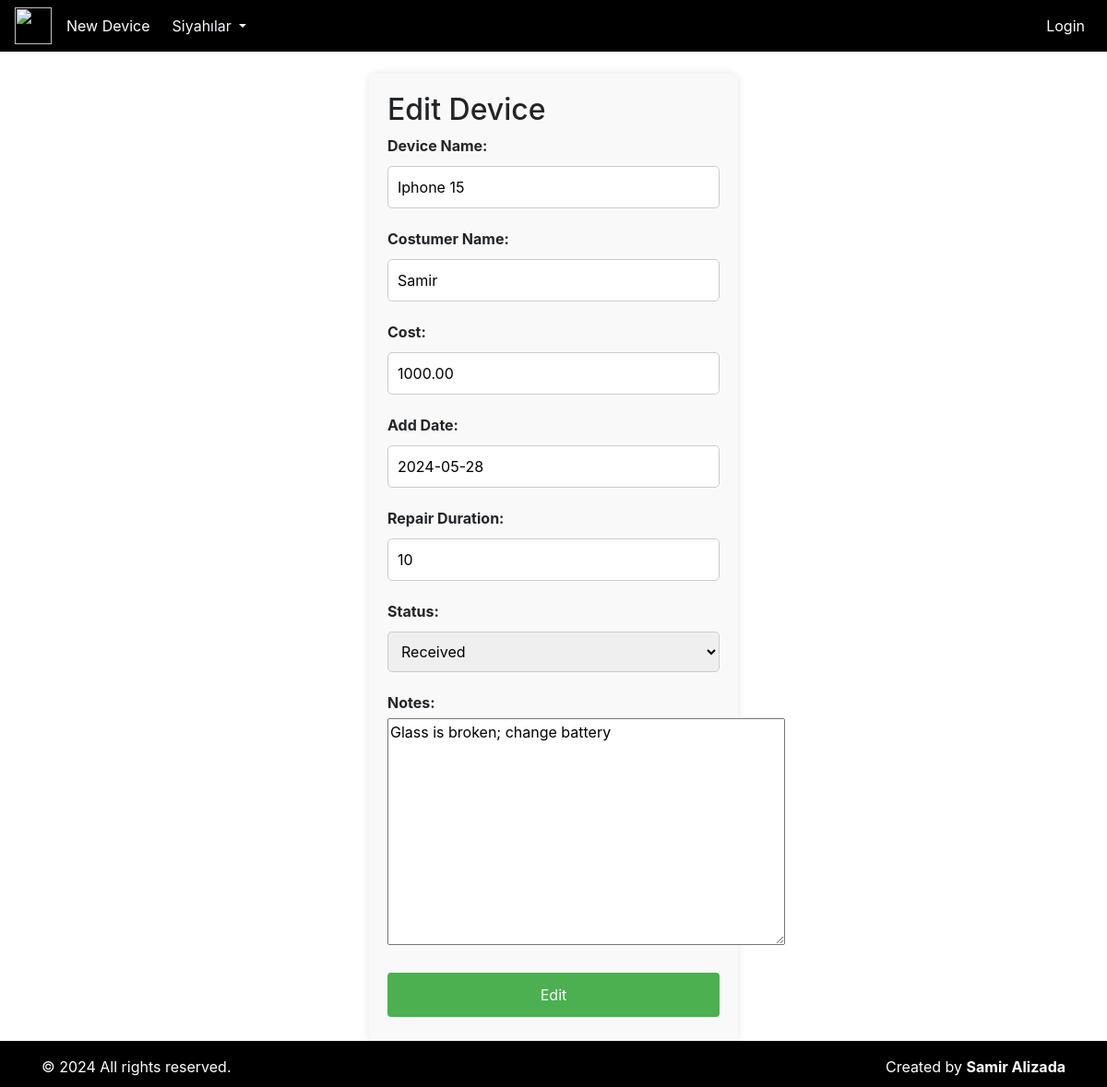
Page /device/1/edit/ on the earlier database version.
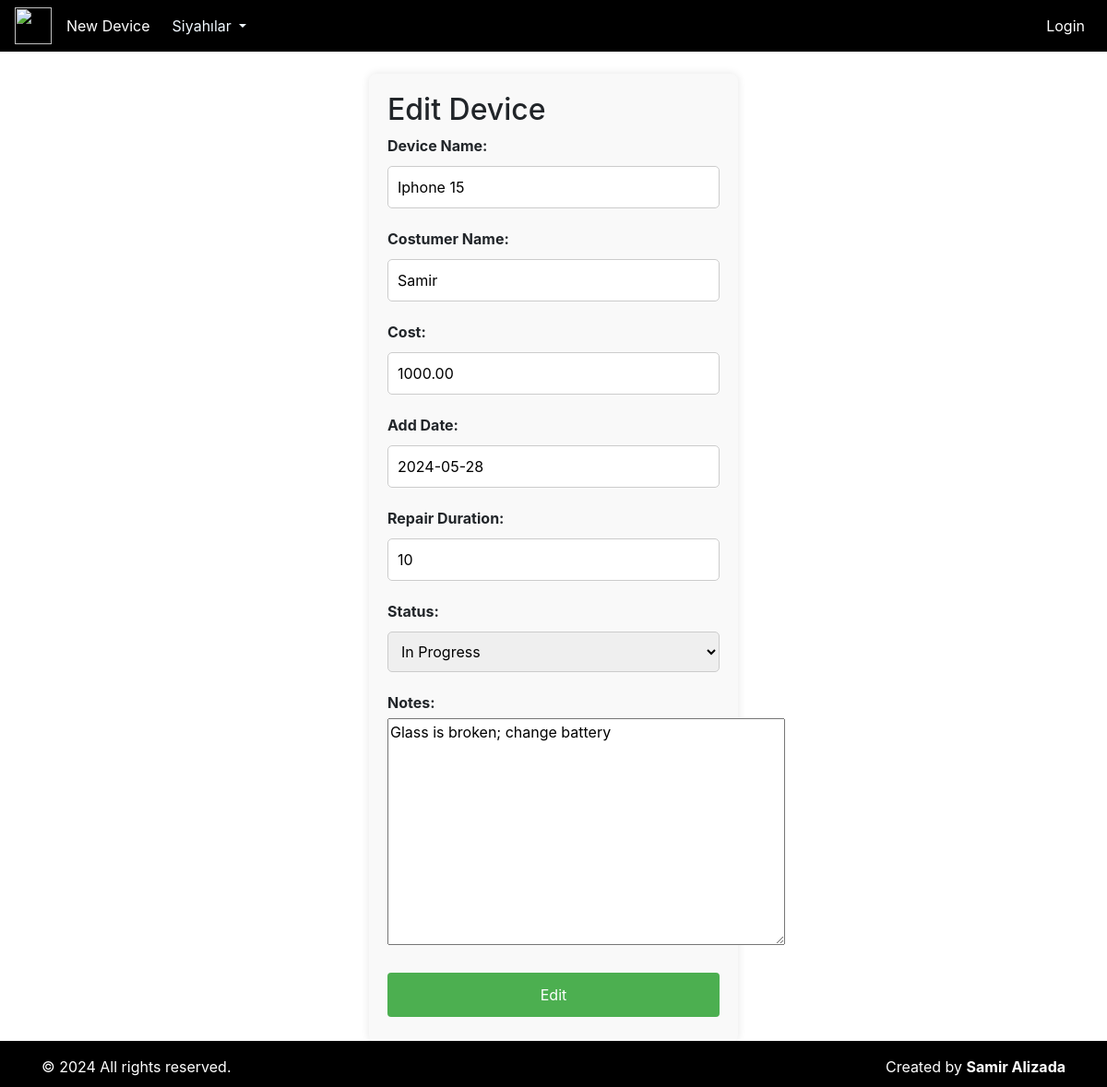
Same page on the later database version.
### repair/models.py (models this page shows, shortened)
class Device(models.Model):
    STATUS_CHOICES = [
        ('Received', 'Received'),
        ('In Progress', 'In Progress'),
        ('Completed', 'Completed'),
        ('Delivered', 'Delivered')
    ]
    device_name = models.CharField(max_length=100)
    customer_name = models.CharField(max_length=100)
    repair_cost = models.DecimalField(max_digits=10, decimal_places=2)
    repair_duration = models.IntegerField()
    add_date = models.DateField(default=timezone.now)
    delivery_date = models.DateField()
    status = models.CharField(max_length=20, choices=STATUS_CHOICES, default='Received')
    notes = models.TextField(blank=True, null=True)

### repair/views.py (the view)
# urls.py: path('device/<int:pk>/edit/', device_edit, name='device_edit'),
def device_edit(request, pk):
    device = get_object_or_404(Device, pk=pk)
    if request.method == "POST":
        form = DeviceForm(request.POST, instance=device)
        if form.is_valid():
            device = form.save()
            return redirect('device_detail', pk=device.pk)
    else:
        form = DeviceForm(instance=device)
    return render(request, 'repairs/device_edit.html', {'form': form})

### repair/forms.py
class DeviceForm(forms.ModelForm):
    class Meta:
        model = Device
        fields = ['device_name', 'customer_name', 'repair_cost', 'repair_duration', 'add_date', 'status', 'notes']

### templates/repairs/device_edit.html (shortened to what this page needs)
{% include "index.html" %}
{% block content %}
<form method="post">
    <h2>Edit Device</h2>
    <div class="form-group">
        <label for="id_product_name">Device Name:</label>
        {{ form.device_name }}
    </div>
    <div class="form-group">
        <label for="id_date">Costumer Name:</label>
        {{ form.customer_name }}
    </div>
    <div class="form-group">
        <label for="id_price">Cost:</label>
        {{ form.repair_cost }}
    </div>
    <div class="form-group">
        <label for="id_stock_number">Add Date:</label>
        {{ form.add_date }}
    </div>
    <div class="form-group">
        <label for="id_stock_number">Repair Duration:</label>
        {{ form.repair_duration }}
    </div>
    <div class="form-group">
        <label for="id_stock_number">Status:</label>
        {{ form.status }}
    </div>
    <div class="form-group">
        <label for="id_stock_number">Notes:</label>
        {{ form.notes }}
    </div>
    <button type="submit">Edit</button>
</form>
{% endblock content %}

Differences in the rows shown:
changed Device "Iphone 15": status "Received" → "In Progress"
